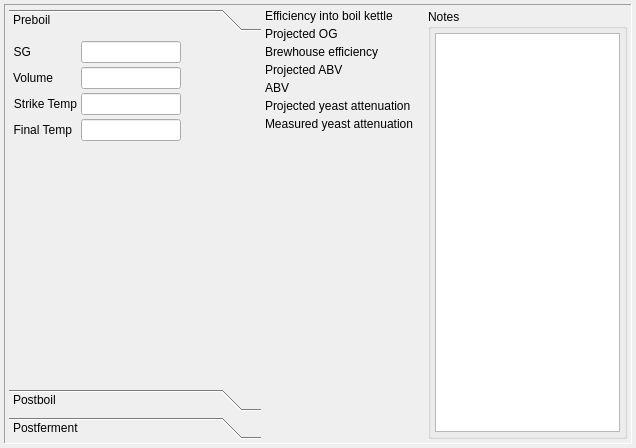
<?xml version="1.0" encoding="UTF-8"?>
<ui version="4.0">
 <class>brewNoteWidget</class>
 <widget class="QWidget" name="brewNoteWidget">
  <property name="geometry">
   <rect>
    <x>0</x>
    <y>0</y>
    <width>636</width>
    <height>448</height>
   </rect>
  </property>
  <property name="windowTitle">
   <string>brewNote</string>
  </property>
  <property name="windowIcon">
   <iconset resource="../brewken.qrc">
    <normaloff>:/images/edit.svg</normaloff>:/images/edit.svg</iconset>
  </property>
  <layout class="QVBoxLayout" name="verticalLayout_2">
   <item>
    <widget class="QScrollArea" name="scrollArea">
     <property name="frameShape">
      <enum>QFrame::Panel</enum>
     </property>
     <property name="widgetResizable">
      <bool>true</bool>
     </property>
     <widget class="QWidget" name="scrollAreaWidgetContents">
      <property name="geometry">
       <rect>
        <x>0</x>
        <y>0</y>
        <width>626</width>
        <height>438</height>
       </rect>
      </property>
      <property name="configSection" stdset="0">
       <string notr="true">page_preboil</string>
      </property>
      <layout class="QHBoxLayout" name="horizontalLayout_2">
       <item>
        <layout class="QHBoxLayout" name="horizontalLayout_3">
         <item>
          <widget class="QToolBox" name="toolBox_brewnote">
           <property name="sizePolicy">
            <sizepolicy hsizetype="Fixed" vsizetype="Minimum">
             <horstretch>0</horstretch>
             <verstretch>0</verstretch>
            </sizepolicy>
           </property>
           <property name="minimumSize">
            <size>
             <width>252</width>
             <height>0</height>
            </size>
           </property>
           <property name="maximumSize">
            <size>
             <width>252</width>
             <height>16777215</height>
            </size>
           </property>
           <property name="mouseTracking">
            <bool>false</bool>
           </property>
           <property name="currentIndex">
            <number>0</number>
           </property>
           <widget class="QWidget" name="page_preboil">
            <property name="geometry">
             <rect>
              <x>0</x>
              <y>0</y>
              <width>242</width>
              <height>349</height>
             </rect>
            </property>
            <property name="configSection" stdset="0">
             <string notr="true">page_preboil</string>
            </property>
            <attribute name="label">
             <string>Preboil</string>
            </attribute>
            <layout class="QFormLayout" name="formLayout_2">
             <item row="0" column="0">
              <widget class="BtDensityLabel" name="btLabel_Sg">
               <property name="contextMenuPolicy">
                <enum>Qt::CustomContextMenu</enum>
               </property>
               <property name="text">
                <string>SG</string>
               </property>
               <property name="alignment">
                <set>Qt::AlignRight|Qt::AlignTrailing|Qt::AlignVCenter</set>
               </property>
               <property name="buddy">
                <cstring>lineEdit_SG</cstring>
               </property>
              </widget>
             </item>
             <item row="0" column="1">
              <widget class="BtDensityEdit" name="lineEdit_SG">
               <property name="sizePolicy">
                <sizepolicy hsizetype="Minimum" vsizetype="Fixed">
                 <horstretch>0</horstretch>
                 <verstretch>0</verstretch>
                </sizepolicy>
               </property>
               <property name="minimumSize">
                <size>
                 <width>100</width>
                 <height>0</height>
                </size>
               </property>
               <property name="maximumSize">
                <size>
                 <width>100</width>
                 <height>16777215</height>
                </size>
               </property>
               <property name="toolTip">
                <string>Preboil gravity</string>
               </property>
               <property name="alignment">
                <set>Qt::AlignLeading|Qt::AlignLeft|Qt::AlignVCenter</set>
               </property>
               <property name="editField" stdset="0">
                <string notr="true">sg</string>
               </property>
              </widget>
             </item>
             <item row="1" column="0">
              <widget class="BtVolumeLabel" name="btLabel_volIntoBk">
               <property name="contextMenuPolicy">
                <enum>Qt::CustomContextMenu</enum>
               </property>
               <property name="text">
                <string>Volume</string>
               </property>
               <property name="alignment">
                <set>Qt::AlignRight|Qt::AlignTrailing|Qt::AlignVCenter</set>
               </property>
               <property name="buddy">
                <cstring>lineEdit_volIntoBK</cstring>
               </property>
              </widget>
             </item>
             <item row="1" column="1">
              <widget class="BtVolumeEdit" name="lineEdit_volIntoBK">
               <property name="sizePolicy">
                <sizepolicy hsizetype="Minimum" vsizetype="Fixed">
                 <horstretch>0</horstretch>
                 <verstretch>0</verstretch>
                </sizepolicy>
               </property>
               <property name="minimumSize">
                <size>
                 <width>100</width>
                 <height>0</height>
                </size>
               </property>
               <property name="maximumSize">
                <size>
                 <width>100</width>
                 <height>16777215</height>
                </size>
               </property>
               <property name="toolTip">
                <string>Volume of wort collected</string>
               </property>
               <property name="editField" stdset="0">
                <string notr="true">volumeIntoBK_l</string>
               </property>
              </widget>
             </item>
             <item row="2" column="0">
              <widget class="BtTemperatureLabel" name="btLabel_strikeTemp">
               <property name="contextMenuPolicy">
                <enum>Qt::CustomContextMenu</enum>
               </property>
               <property name="text">
                <string>Strike Temp</string>
               </property>
               <property name="alignment">
                <set>Qt::AlignRight|Qt::AlignTrailing|Qt::AlignVCenter</set>
               </property>
               <property name="buddy">
                <cstring>lineEdit_strikeTemp</cstring>
               </property>
              </widget>
             </item>
             <item row="2" column="1">
              <widget class="BtTemperatureEdit" name="lineEdit_strikeTemp">
               <property name="sizePolicy">
                <sizepolicy hsizetype="Minimum" vsizetype="Fixed">
                 <horstretch>0</horstretch>
                 <verstretch>0</verstretch>
                </sizepolicy>
               </property>
               <property name="minimumSize">
                <size>
                 <width>100</width>
                 <height>0</height>
                </size>
               </property>
               <property name="maximumSize">
                <size>
                 <width>100</width>
                 <height>16777215</height>
                </size>
               </property>
               <property name="toolTip">
                <string>Temperature of strike water before dough in</string>
               </property>
               <property name="editField" stdset="0">
                <string notr="true">strikeTemp_c</string>
               </property>
              </widget>
             </item>
             <item row="3" column="0">
              <widget class="BtTemperatureLabel" name="btLabel_mashFinTemp">
               <property name="contextMenuPolicy">
                <enum>Qt::CustomContextMenu</enum>
               </property>
               <property name="text">
                <string>Final Temp</string>
               </property>
               <property name="alignment">
                <set>Qt::AlignRight|Qt::AlignTrailing|Qt::AlignVCenter</set>
               </property>
               <property name="buddy">
                <cstring>lineEdit_mashFinTemp</cstring>
               </property>
              </widget>
             </item>
             <item row="3" column="1">
              <widget class="BtTemperatureEdit" name="lineEdit_mashFinTemp">
               <property name="sizePolicy">
                <sizepolicy hsizetype="Minimum" vsizetype="Fixed">
                 <horstretch>0</horstretch>
                 <verstretch>0</verstretch>
                </sizepolicy>
               </property>
               <property name="minimumSize">
                <size>
                 <width>100</width>
                 <height>0</height>
                </size>
               </property>
               <property name="maximumSize">
                <size>
                 <width>100</width>
                 <height>16777215</height>
                </size>
               </property>
               <property name="toolTip">
                <string>Temperature of mash before mash out</string>
               </property>
               <property name="editField" stdset="0">
                <string notr="true">mashFinTemp_c</string>
               </property>
              </widget>
             </item>
            </layout>
           </widget>
           <widget class="QWidget" name="page_postboil">
            <property name="geometry">
             <rect>
              <x>0</x>
              <y>0</y>
              <width>242</width>
              <height>349</height>
             </rect>
            </property>
            <property name="configSection" stdset="0">
             <string notr="true">page_postboil</string>
            </property>
            <attribute name="label">
             <string>Postboil</string>
            </attribute>
            <layout class="QFormLayout" name="formLayout">
             <item row="0" column="0">
              <widget class="BtDensityLabel" name="btLabel_Og">
               <property name="contextMenuPolicy">
                <enum>Qt::CustomContextMenu</enum>
               </property>
               <property name="text">
                <string>OG</string>
               </property>
               <property name="alignment">
                <set>Qt::AlignRight|Qt::AlignTrailing|Qt::AlignVCenter</set>
               </property>
               <property name="buddy">
                <cstring>lineEdit_OG</cstring>
               </property>
              </widget>
             </item>
             <item row="0" column="1">
              <widget class="BtDensityEdit" name="lineEdit_OG">
               <property name="sizePolicy">
                <sizepolicy hsizetype="Minimum" vsizetype="Fixed">
                 <horstretch>0</horstretch>
                 <verstretch>0</verstretch>
                </sizepolicy>
               </property>
               <property name="minimumSize">
                <size>
                 <width>100</width>
                 <height>0</height>
                </size>
               </property>
               <property name="maximumSize">
                <size>
                 <width>100</width>
                 <height>16777215</height>
                </size>
               </property>
               <property name="toolTip">
                <string>Post boil gravity</string>
               </property>
               <property name="editField" stdset="0">
                <string notr="true">og</string>
               </property>
              </widget>
             </item>
             <item row="1" column="0">
              <widget class="BtVolumeLabel" name="btLabel_postBoilVol">
               <property name="contextMenuPolicy">
                <enum>Qt::CustomContextMenu</enum>
               </property>
               <property name="text">
                <string>Postboil Volume</string>
               </property>
               <property name="scaledContents">
                <bool>false</bool>
               </property>
               <property name="alignment">
                <set>Qt::AlignRight|Qt::AlignTrailing|Qt::AlignVCenter</set>
               </property>
               <property name="wordWrap">
                <bool>true</bool>
               </property>
               <property name="buddy">
                <cstring>lineEdit_postBoilVol</cstring>
               </property>
              </widget>
             </item>
             <item row="1" column="1">
              <widget class="BtVolumeEdit" name="lineEdit_postBoilVol">
               <property name="sizePolicy">
                <sizepolicy hsizetype="Minimum" vsizetype="Fixed">
                 <horstretch>0</horstretch>
                 <verstretch>0</verstretch>
                </sizepolicy>
               </property>
               <property name="minimumSize">
                <size>
                 <width>100</width>
                 <height>0</height>
                </size>
               </property>
               <property name="maximumSize">
                <size>
                 <width>100</width>
                 <height>16777215</height>
                </size>
               </property>
               <property name="toolTip">
                <string>Volume of wort in BK after boil</string>
               </property>
               <property name="editField" stdset="0">
                <string notr="true">postBoilVolume_l</string>
               </property>
              </widget>
             </item>
             <item row="2" column="0">
              <widget class="BtVolumeLabel" name="btLabel_volIntoFerm">
               <property name="contextMenuPolicy">
                <enum>Qt::CustomContextMenu</enum>
               </property>
               <property name="toolTip">
                <string>Volume of wort transferred to fermenter</string>
               </property>
               <property name="text">
                <string>Volume into fermenter</string>
               </property>
               <property name="alignment">
                <set>Qt::AlignRight|Qt::AlignTrailing|Qt::AlignVCenter</set>
               </property>
               <property name="wordWrap">
                <bool>true</bool>
               </property>
               <property name="buddy">
                <cstring>lineEdit_volIntoFerm</cstring>
               </property>
              </widget>
             </item>
             <item row="2" column="1">
              <widget class="BtVolumeEdit" name="lineEdit_volIntoFerm">
               <property name="sizePolicy">
                <sizepolicy hsizetype="Minimum" vsizetype="Fixed">
                 <horstretch>0</horstretch>
                 <verstretch>0</verstretch>
                </sizepolicy>
               </property>
               <property name="minimumSize">
                <size>
                 <width>100</width>
                 <height>0</height>
                </size>
               </property>
               <property name="maximumSize">
                <size>
                 <width>100</width>
                 <height>16777215</height>
                </size>
               </property>
               <property name="editField" stdset="0">
                <string notr="true">volumeIntoFerm_l</string>
               </property>
              </widget>
             </item>
             <item row="3" column="0">
              <widget class="BtTemperatureLabel" name="btLabel_pitchTemp">
               <property name="contextMenuPolicy">
                <enum>Qt::CustomContextMenu</enum>
               </property>
               <property name="text">
                <string> Pitch Temp</string>
               </property>
               <property name="alignment">
                <set>Qt::AlignRight|Qt::AlignTrailing|Qt::AlignVCenter</set>
               </property>
               <property name="wordWrap">
                <bool>true</bool>
               </property>
               <property name="buddy">
                <cstring>lineEdit_pitchTemp</cstring>
               </property>
              </widget>
             </item>
             <item row="3" column="1">
              <widget class="BtTemperatureEdit" name="lineEdit_pitchTemp">
               <property name="sizePolicy">
                <sizepolicy hsizetype="Minimum" vsizetype="Fixed">
                 <horstretch>0</horstretch>
                 <verstretch>0</verstretch>
                </sizepolicy>
               </property>
               <property name="minimumSize">
                <size>
                 <width>100</width>
                 <height>0</height>
                </size>
               </property>
               <property name="maximumSize">
                <size>
                 <width>100</width>
                 <height>16777215</height>
                </size>
               </property>
               <property name="toolTip">
                <string>Temperature of wort when yeast is pitched</string>
               </property>
               <property name="editField" stdset="0">
                <string notr="true">pitchTemp_c</string>
               </property>
              </widget>
             </item>
            </layout>
           </widget>
           <widget class="QWidget" name="page_postferment">
            <property name="geometry">
             <rect>
              <x>0</x>
              <y>0</y>
              <width>242</width>
              <height>349</height>
             </rect>
            </property>
            <property name="configSection" stdset="0">
             <string notr="true">page_postferment</string>
            </property>
            <attribute name="label">
             <string>Postferment</string>
            </attribute>
            <layout class="QFormLayout" name="formLayout_5">
             <item row="0" column="0">
              <widget class="BtDensityLabel" name="btLabel_postFermentFg">
               <property name="contextMenuPolicy">
                <enum>Qt::CustomContextMenu</enum>
               </property>
               <property name="text">
                <string notr="true">FG</string>
               </property>
               <property name="buddy">
                <cstring>lineEdit_FG</cstring>
               </property>
              </widget>
             </item>
             <item row="0" column="1">
              <widget class="BtDensityEdit" name="lineEdit_FG">
               <property name="sizePolicy">
                <sizepolicy hsizetype="Minimum" vsizetype="Fixed">
                 <horstretch>0</horstretch>
                 <verstretch>0</verstretch>
                </sizepolicy>
               </property>
               <property name="minimumSize">
                <size>
                 <width>100</width>
                 <height>0</height>
                </size>
               </property>
               <property name="maximumSize">
                <size>
                 <width>100</width>
                 <height>16777215</height>
                </size>
               </property>
               <property name="toolTip">
                <string>Final gravity</string>
               </property>
               <property name="editField" stdset="0">
                <string notr="true">fg</string>
               </property>
              </widget>
             </item>
             <item row="1" column="0">
              <widget class="BtVolumeLabel" name="btLabel_finalVolume">
               <property name="contextMenuPolicy">
                <enum>Qt::CustomContextMenu</enum>
               </property>
               <property name="text">
                <string notr="true">Volume</string>
               </property>
               <property name="buddy">
                <cstring>lineEdit_finalVol</cstring>
               </property>
              </widget>
             </item>
             <item row="1" column="1">
              <widget class="BtVolumeEdit" name="lineEdit_finalVol">
               <property name="sizePolicy">
                <sizepolicy hsizetype="Minimum" vsizetype="Fixed">
                 <horstretch>0</horstretch>
                 <verstretch>0</verstretch>
                </sizepolicy>
               </property>
               <property name="minimumSize">
                <size>
                 <width>100</width>
                 <height>0</height>
                </size>
               </property>
               <property name="maximumSize">
                <size>
                 <width>100</width>
                 <height>16777215</height>
                </size>
               </property>
               <property name="toolTip">
                <string>Volume of beer into serving keg/bottles</string>
               </property>
               <property name="editField" stdset="0">
                <string notr="true">finalVolume_l</string>
               </property>
              </widget>
             </item>
             <item row="2" column="0">
              <widget class="BtDateLabel" name="btLabel_fermentDate">
               <property name="contextMenuPolicy">
                <enum>Qt::CustomContextMenu</enum>
               </property>
               <property name="text">
                <string notr="true">Date</string>
               </property>
               <property name="buddy">
                <cstring>lineEdit_fermentDate</cstring>
               </property>
              </widget>
             </item>
             <item row="2" column="1">
              <widget class="QDateTimeEdit" name="lineEdit_fermentDate">
               <property name="date">
                <date>
                 <year>2014</year>
                 <month>10</month>
                 <day>8</day>
                </date>
               </property>
               <property name="displayFormat">
                <string>yyyy-dd-MM</string>
               </property>
               <property name="calendarPopup">
                <bool>true</bool>
               </property>
               <property name="editField" stdset="0">
                <string notr="true">fermentDate</string>
               </property>
              </widget>
             </item>
            </layout>
           </widget>
          </widget>
         </item>
         <item>
          <layout class="QVBoxLayout" name="verticalLayout">
           <item>
            <layout class="QFormLayout" name="formLayout_3">
             <property name="fieldGrowthPolicy">
              <enum>QFormLayout::ExpandingFieldsGrow</enum>
             </property>
             <item row="0" column="0">
              <widget class="QLabel" name="btLabel_effInfoBk">
               <property name="statusTip">
                <string>Percent efficiency into boil kettle</string>
               </property>
               <property name="text">
                <string>Efficiency into boil kettle</string>
               </property>
              </widget>
             </item>
             <item row="0" column="1">
              <widget class="BtGenericDigit" name="lcdnumber_effBK">
               <property name="text">
                <string/>
               </property>
              </widget>
             </item>
             <item row="1" column="0">
              <widget class="BtDensityLabel" name="btLabel_projectedOg">
               <property name="contextMenuPolicy">
                <enum>Qt::CustomContextMenu</enum>
               </property>
               <property name="statusTip">
                <string>Expected OG, based on measured FG</string>
               </property>
               <property name="text">
                <string>Projected OG</string>
               </property>
               <property name="editField" stdset="0">
                <string notr="true">projOg</string>
               </property>
               <property name="configSection" stdset="0">
                <string notr="true">page_preboil</string>
               </property>
              </widget>
             </item>
             <item row="1" column="1">
              <widget class="BtGenericDigit" name="lcdnumber_projectedOG">
               <property name="text">
                <string/>
               </property>
              </widget>
             </item>
             <item row="2" column="0">
              <widget class="QLabel" name="btLabel_brewHouseEff">
               <property name="statusTip">
                <string>Brewhouse efficiency</string>
               </property>
               <property name="text">
                <string>Brewhouse efficiency</string>
               </property>
              </widget>
             </item>
             <item row="2" column="1">
              <widget class="BtGenericDigit" name="lcdnumber_brewhouseEff">
               <property name="text">
                <string/>
               </property>
              </widget>
             </item>
             <item row="3" column="0">
              <widget class="QLabel" name="btLabel_projectedAbv">
               <property name="statusTip">
                <string>Expected ABV based on recipe OG</string>
               </property>
               <property name="text">
                <string>Projected ABV</string>
               </property>
              </widget>
             </item>
             <item row="3" column="1">
              <widget class="BtGenericDigit" name="lcdnumber_projABV">
               <property name="text">
                <string/>
               </property>
              </widget>
             </item>
             <item row="4" column="0">
              <widget class="QLabel" name="btlabel_Abv">
               <property name="statusTip">
                <string>ABV based on user-reported FG</string>
               </property>
               <property name="text">
                <string>ABV</string>
               </property>
              </widget>
             </item>
             <item row="4" column="1">
              <widget class="BtGenericDigit" name="lcdnumber_abv">
               <property name="text">
                <string/>
               </property>
              </widget>
             </item>
             <item row="5" column="0">
              <widget class="QLabel" name="btLabel_yeastProjAtten">
               <property name="statusTip">
                <string>Yeast attenuation based on yeast specified in recipe</string>
               </property>
               <property name="text">
                <string>Projected yeast attenuation</string>
               </property>
              </widget>
             </item>
             <item row="5" column="1">
              <widget class="BtGenericDigit" name="lcdnumber_projAtten">
               <property name="text">
                <string/>
               </property>
              </widget>
             </item>
             <item row="6" column="0">
              <widget class="QLabel" name="btLabel_yeastAtten">
               <property name="statusTip">
                <string>Yeast attentuation based on user-reported OG and FG</string>
               </property>
               <property name="text">
                <string>Measured yeast attenuation</string>
               </property>
              </widget>
             </item>
             <item row="6" column="1">
              <widget class="BtGenericDigit" name="lcdnumber_atten">
               <property name="text">
                <string/>
               </property>
              </widget>
             </item>
            </layout>
           </item>
          </layout>
         </item>
        </layout>
       </item>
       <item>
        <widget class="QGroupBox" name="groupBox_4">
         <property name="title">
          <string>Notes</string>
         </property>
         <layout class="QHBoxLayout" name="horizontalLayout">
          <item>
           <widget class="BtTextEdit" name="btTextEdit_brewNotes">
            <property name="sizePolicy">
             <sizepolicy hsizetype="Preferred" vsizetype="Expanding">
              <horstretch>0</horstretch>
              <verstretch>0</verstretch>
             </sizepolicy>
            </property>
            <property name="mouseTracking">
             <bool>false</bool>
            </property>
           </widget>
          </item>
         </layout>
        </widget>
       </item>
      </layout>
     </widget>
    </widget>
   </item>
  </layout>
 </widget>
 <layoutdefault spacing="4" margin="4"/>
 <customwidgets>
  <customwidget>
   <class>BtTemperatureEdit</class>
   <extends>QLineEdit</extends>
   <header>BtLineEdit.h</header>
   <slots>
    <slot>lineChanged(Measurement::UnitSystem const *, Measurement::UnitSystem::RelativeScale)</slot>
   </slots>
  </customwidget>
  <customwidget>
   <class>BtTemperatureLabel</class>
   <extends>QLabel</extends>
   <header>BtLabel.h</header>
   <slots>
    <signal>changedUnitSystemOrScale(Measurement::UnitSystem const *, Measurement::UnitSystem::RelativeScale)</signal>
   </slots>
  </customwidget>
  <customwidget>
   <class>BtTextEdit</class>
   <extends>QPlainTextEdit</extends>
   <header location="global">BtTextEdit.h</header>
  </customwidget>
  <customwidget>
   <class>BtVolumeLabel</class>
   <extends>QLabel</extends>
   <header>BtLabel.h</header>
   <slots>
    <signal>changedUnitSystemOrScale(Measurement::UnitSystem const *, Measurement::UnitSystem::RelativeScale)</signal>
   </slots>
  </customwidget>
  <customwidget>
   <class>BtDensityLabel</class>
   <extends>QLabel</extends>
   <header>BtLabel.h</header>
   <slots>
    <signal>changedUnitSystemOrScale(Measurement::UnitSystem const *, Measurement::UnitSystem::RelativeScale)</signal>
   </slots>
  </customwidget>
  <customwidget>
   <class>BtVolumeEdit</class>
   <extends>QLineEdit</extends>
   <header>BtLineEdit.h</header>
   <slots>
    <slot>lineChanged(Measurement::UnitSystem const *, Measurement::UnitSystem::RelativeScale)</slot>
   </slots>
  </customwidget>
  <customwidget>
   <class>BtDensityEdit</class>
   <extends>QLineEdit</extends>
   <header>BtLineEdit.h</header>
   <slots>
    <slot>lineChanged(Measurement::UnitSystem const *, Measurement::UnitSystem::RelativeScale)</slot>
   </slots>
  </customwidget>
  <customwidget>
   <class>BtGenericDigit</class>
   <extends>QLabel</extends>
   <header>BtDigitWidget.h</header>
  </customwidget>
  <customwidget>
   <class>BtDateLabel</class>
   <extends>QLabel</extends>
   <header>BtLabel.h</header>
  </customwidget>
 </customwidgets>
 <resources>
  <include location="../brewken.qrc"/>
 </resources>
 <connections>
  <connection>
   <sender>btLabel_Sg</sender>
   <signal>changedUnitSystemOrScale(Measurement::UnitSystem const *, Measurement::UnitSystem::RelativeScale)</signal>
   <receiver>lineEdit_SG</receiver>
   <slot>lineChanged(Measurement::UnitSystem const *, Measurement::UnitSystem::RelativeScale)</slot>
   <hints>
    <hint type="sourcelabel">
     <x>70</x>
     <y>55</y>
    </hint>
    <hint type="destinationlabel">
     <x>131</x>
     <y>55</y>
    </hint>
   </hints>
  </connection>
  <connection>
   <sender>btLabel_volIntoBk</sender>
   <signal>changedUnitSystemOrScale(Measurement::UnitSystem const *, Measurement::UnitSystem::RelativeScale)</signal>
   <receiver>lineEdit_volIntoBK</receiver>
   <slot>lineChanged(Measurement::UnitSystem const *, Measurement::UnitSystem::RelativeScale)</slot>
   <hints>
    <hint type="sourcelabel">
     <x>58</x>
     <y>81</y>
    </hint>
    <hint type="destinationlabel">
     <x>131</x>
     <y>81</y>
    </hint>
   </hints>
  </connection>
  <connection>
   <sender>btLabel_strikeTemp</sender>
   <signal>changedUnitSystemOrScale(Measurement::UnitSystem const *, Measurement::UnitSystem::RelativeScale)</signal>
   <receiver>lineEdit_strikeTemp</receiver>
   <slot>lineChanged(Measurement::UnitSystem const *, Measurement::UnitSystem::RelativeScale)</slot>
   <hints>
    <hint type="sourcelabel">
     <x>48</x>
     <y>107</y>
    </hint>
    <hint type="destinationlabel">
     <x>131</x>
     <y>107</y>
    </hint>
   </hints>
  </connection>
  <connection>
   <sender>btLabel_mashFinTemp</sender>
   <signal>changedUnitSystemOrScale(Measurement::UnitSystem const *, Measurement::UnitSystem::RelativeScale)</signal>
   <receiver>lineEdit_mashFinTemp</receiver>
   <slot>lineChanged(Measurement::UnitSystem const *, Measurement::UnitSystem::RelativeScale)</slot>
   <hints>
    <hint type="sourcelabel">
     <x>51</x>
     <y>133</y>
    </hint>
    <hint type="destinationlabel">
     <x>131</x>
     <y>133</y>
    </hint>
   </hints>
  </connection>
  <connection>
   <sender>btLabel_Og</sender>
   <signal>changedUnitSystemOrScale(Measurement::UnitSystem const *, Measurement::UnitSystem::RelativeScale)</signal>
   <receiver>lineEdit_OG</receiver>
   <slot>lineChanged(Measurement::UnitSystem const *, Measurement::UnitSystem::RelativeScale)</slot>
   <hints>
    <hint type="sourcelabel">
     <x>125</x>
     <y>81</y>
    </hint>
    <hint type="destinationlabel">
     <x>187</x>
     <y>81</y>
    </hint>
   </hints>
  </connection>
  <connection>
   <sender>btLabel_postBoilVol</sender>
   <signal>changedUnitSystemOrScale(Measurement::UnitSystem const *, Measurement::UnitSystem::RelativeScale)</signal>
   <receiver>lineEdit_postBoilVol</receiver>
   <slot>lineChanged(Measurement::UnitSystem const *, Measurement::UnitSystem::RelativeScale)</slot>
   <hints>
    <hint type="sourcelabel">
     <x>92</x>
     <y>107</y>
    </hint>
    <hint type="destinationlabel">
     <x>187</x>
     <y>107</y>
    </hint>
   </hints>
  </connection>
  <connection>
   <sender>btLabel_volIntoFerm</sender>
   <signal>changedUnitSystemOrScale(Measurement::UnitSystem const *, Measurement::UnitSystem::RelativeScale)</signal>
   <receiver>lineEdit_volIntoFerm</receiver>
   <slot>lineChanged(Measurement::UnitSystem const *, Measurement::UnitSystem::RelativeScale)</slot>
   <hints>
    <hint type="sourcelabel">
     <x>76</x>
     <y>133</y>
    </hint>
    <hint type="destinationlabel">
     <x>187</x>
     <y>133</y>
    </hint>
   </hints>
  </connection>
  <connection>
   <sender>btLabel_pitchTemp</sender>
   <signal>changedUnitSystemOrScale(Measurement::UnitSystem const *, Measurement::UnitSystem::RelativeScale)</signal>
   <receiver>lineEdit_pitchTemp</receiver>
   <slot>lineChanged(Measurement::UnitSystem const *, Measurement::UnitSystem::RelativeScale)</slot>
   <hints>
    <hint type="sourcelabel">
     <x>105</x>
     <y>159</y>
    </hint>
    <hint type="destinationlabel">
     <x>187</x>
     <y>159</y>
    </hint>
   </hints>
  </connection>
  <connection>
   <sender>btLabel_postFermentFg</sender>
   <signal>changedUnitSystemOrScale(Measurement::UnitSystem const *, Measurement::UnitSystem::RelativeScale)</signal>
   <receiver>lineEdit_FG</receiver>
   <slot>lineChanged(Measurement::UnitSystem const *, Measurement::UnitSystem::RelativeScale)</slot>
   <hints>
    <hint type="sourcelabel">
     <x>50</x>
     <y>107</y>
    </hint>
    <hint type="destinationlabel">
     <x>111</x>
     <y>107</y>
    </hint>
   </hints>
  </connection>
  <connection>
   <sender>btLabel_finalVolume</sender>
   <signal>changedUnitSystemOrScale(Measurement::UnitSystem const *, Measurement::UnitSystem::RelativeScale)</signal>
   <receiver>lineEdit_finalVol</receiver>
   <slot>lineChanged(Measurement::UnitSystem const *, Measurement::UnitSystem::RelativeScale)</slot>
   <hints>
    <hint type="sourcelabel">
     <x>38</x>
     <y>133</y>
    </hint>
    <hint type="destinationlabel">
     <x>111</x>
     <y>133</y>
    </hint>
   </hints>
  </connection>
 </connections>
 <designerdata>
  <property name="gridDeltaX">
   <number>10</number>
  </property>
  <property name="gridDeltaY">
   <number>10</number>
  </property>
  <property name="gridSnapX">
   <bool>true</bool>
  </property>
  <property name="gridSnapY">
   <bool>true</bool>
  </property>
  <property name="gridVisible">
   <bool>true</bool>
  </property>
 </designerdata>
</ui>
